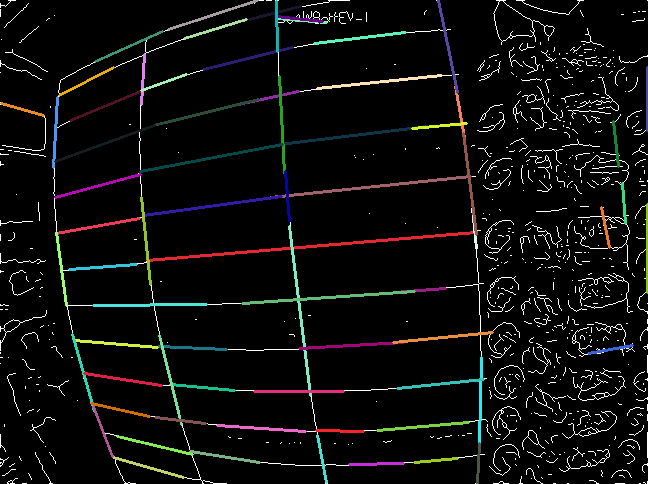
#> input picture line.tif, 648 x 484 px, given in place of gridled_1(1).h264, which was not available
$ python grid.py   (older library calls are emulated)
#> lines starting #> are read from the running program, lines starting #| are printed output that depends on the picture; after the words box and inside, x2 and y2 are one past the last pixel; in counts of white or black regions, pixels touching at a corner belong together; pictures that were not available may be replaced by others from this repository, and a replacement may not be noted
import cv2
import numpy as np
# from numpy import linalg as LA
import argparse
import logging
import os, sys
import time
from time import localtime, strftime
# import pathlib

# 底下是 detect_grid 參數
grid_kernel = cv2.getStructuringElement(cv2.MORPH_RECT, (3,3))
landmark_kernel = cv2.getStructuringElement(cv2.MORPH_RECT, (7,7))
th_block_size = 33
th_c = -20
cell_area_min = 1500
cell_area_max = 10000
cell_ratio_min = 0.15
cell_ratio_max = 0.55
cell_compact_th = 50
polygon_dist = 10
nBins = 12

# 底下是 detect_landmark 參數
th_mark = 240
mark_area_min = 40
mark_area_max = 150
mark_ratio_min = 0.75

top_left_mark = None
bottom_left_mark = None
bottom_right_mark = None
top_right_mark = None

# 底下是 find_layout 參數
extend_dist = 30
th_overlap = 100
img_w = None
img_h = None

layout_map = np.full((15,6), -1)
grid_idx_map = None


class Cell:
    ''' x1    x4
        x2    x3'''
    def __init__(self, cen, con):
        self.center = cen # [x, y]
        self.polygon = con # np.array [x, y]
        self.col = -1
        self.row = -1
        self.coord = None
        self.find_corners()

    def find_corners(self):
        min_dist = 999999
        for i, cc in enumerate(self.polygon):
            cx = cc[0]
            cy = cc[1]
            dist = cx**2 + cy **2
            if dist < min_dist:
                self.x1 = cc # top_left
                min_dist = dist

        min_dist = 999999
        for i, cc in enumerate(self.polygon):
            cx = cc[0]
            cy = img_h - cc[1]
            dist = cx**2 + cy **2
            if dist < min_dist:
                self.x2 = cc # bottom_left
                min_dist = dist

        min_dist = 999999
        for i, cc in enumerate(self.polygon):
            cx = img_w - cc[0]
            cy = img_h - cc[1]
            dist = cx**2 + cy **2
            if dist < min_dist:
                self.x3 = cc # bottom_right
                min_dist = dist

        min_dist = 999999
        for i, cc in enumerate(self.polygon):
            cx = img_w - cc[0]
            cy = cc[1]
            dist = cx**2 + cy **2
            if dist < min_dist:
                self.x4 = cc # top_right
                min_dist = dist


    def set_coord(self, coord):
        self.coord = coord


# [250 lines left out: functions find_top_left_mark, move_down, move_right, find_layout, detect_landmark, not called in this run]


def detect_grid(small, cell_list, logging, debug=False):
    global grid_idx_map

    gray = cv2.cvtColor(small,cv2.COLOR_BGR2GRAY)
    bin_img = cv2.adaptiveThreshold(gray,255,cv2.ADAPTIVE_THRESH_GAUSSIAN_C, cv2.THRESH_BINARY,th_block_size,th_c)
    bin_img = cv2.dilate(bin_img, grid_kernel, iterations = 1)
    bin_img = 255 - bin_img

    _, contours, hierarchy = cv2.findContours(bin_img, cv2.RETR_EXTERNAL, cv2.CHAIN_APPROX_NONE)

    # if debug:
    #     bin_color = cv2.cvtColor(bin_img,cv2.COLOR_GRAY2BGR)
    #     cv2.drawContours(bin_color, contours, -1, (0,255,0), 1)

    center_lst = []
    for con in contours:
        area = cv2.contourArea(con)
        if area < cell_area_min or area > cell_area_max:
            continue

        clen = len(con)
        compact = (clen * clen) / area;
        # print('clen:', clen, compact)
        if compact > cell_compact_th:
            continue

        # [6 lines of commented-out code are left out]

        M = cv2.moments(con)
        cx = int(M["m10"] / M["m00"])
        cy = int(M["m01"] / M["m00"])
        # print(cx, cy)
        # center_lst.append([cx,cy])
        approx = cv2.approxPolyDP(con, polygon_dist,True)
        # print('approx nodes:', len(approx))
        if len(approx) != 4:
            print('X approx nodes:', len(approx))
            continue

        approx_arr = np.array(approx).reshape(-1, 2)

        # print('approx_arr ',approx_arr)
        cell = Cell([cx,cy], approx_arr)
        cell_list.append(cell)

    grid_idx_map = np.full(bin_img.shape, 0)
    for i, cc in enumerate(cell_list):
        cv2.drawContours(grid_idx_map, [cc.polygon], -1, (i+1,i+1,i+1), -1)
    cv2.imwrite('grid_idx_map.png', grid_idx_map)


def identify_grid(frame, logging, debug=False):
    global img_w
    global img_h

    cell_list = []
    center_lst = []

    small = cv2.pyrDown(frame)
    img_w = small.shape[1]
    img_h = small.shape[0]
    print('identify_grid: small image size (w, h): ', img_w, img_h)

    detect_grid(small, cell_list, logging, debug)

    landmark_center_lst = detect_landmark(small, logging, debug)
    if len(landmark_center_lst) <4:
        print('Error: landmark_center_lst < 4')
        logging.debug('Error: landmark_center_lst < 4')
        return None


    find_top_left_mark(landmark_center_lst, logging)
    find_layout(landmark_center_lst, cell_list, logging, debug)

    for i, cc in enumerate(cell_list):
        cv2.drawContours(small, [cc.polygon], -1, (0,255,0), 1)
        strText = '{}'.format(i)
        cv2.putText(small, strText, (cc.center[0], cc.center[1]), cv2.FONT_HERSHEY_DUPLEX, 0.5, (0,255,0))
        cv2.circle(small,(cc.center[0], cc.center[1]),2,(0,0,255),3)
        center_lst.append(cc.center)
    # cv2.drawContours(small, landmark_list, -1, (0,0, 255), 1)

    for i, cc in enumerate(landmark_center_lst):
        strText = '[{}]'.format(i)
        cv2.putText(small, strText, (cc[0], cc[1]), cv2.FONT_HERSHEY_DUPLEX, 0.5, (0,0, 255))

    cv2.imwrite('grid_detection.png', small)

    # if debug:
    #     cv2.imshow('cell_list',small)
    #     key = cv2.waitKey(0)

    return layout_map, center_lst

if __name__ == "__main__":
    ini_show_debugmsg = False
    ini_show_image = True

    parser = argparse.ArgumentParser(description='grid')
    parser.add_argument('--show_image', action="store_true", dest='show_image', default=ini_show_image, help='show debug image')
    parser.add_argument('--noshow_image', action="store_false", dest='show_image', default=ini_show_image, help='no show debug image')
    parser.add_argument('--show_debugmsg', action="store_true", dest='show_debugmsg', default=ini_show_debugmsg, help='show debug message')
    parser.add_argument('--noshow_debugmsg', action="store_false", dest='show_debugmsg', default=ini_show_debugmsg, help='no show debug message')
    parser.add_argument('-f', action="store", dest='video_name', default='gridled_1(1).h264', help='input video file name')
    args = parser.parse_args()


    logpath = os.path.dirname('log/')
    if not os.path.exists(logpath):
        os.makedirs(logpath)
        print('no output log path, create one')

    fname = strftime("%Y-%m-%d-%H%M%S", localtime())
    fname += '.log'
    logging_file = os.path.join(logpath, fname)


    print("Logging to", logging_file)
    logging.basicConfig(
        level=logging.DEBUG,
        format='%(asctime)s : %(levelname)s : %(message)s',
        filename = logging_file,
        filemode = 'w',
    )
    logging.info("Start of the grid detection")

    print('read grid video:', args.video_name)
    cap = cv2.VideoCapture(args.video_name)
    bOpenVideo = cap.isOpened()
    print('Open grid video: {0} '.format(bOpenVideo))
    if bOpenVideo == True:
        fps = cap.get(cv2.CAP_PROP_FPS)
        width = int(cap.get(cv2.CAP_PROP_FRAME_WIDTH))
        height = int(cap.get(cv2.CAP_PROP_FRAME_HEIGHT))
        frame_count = int(cap.get(cv2.CAP_PROP_FRAME_COUNT))

        print('width {}, height {} fps {}'.format(width, height, fps))
        for i in range(10):
            bVideoRead, frame = cap.read()
#> this loop made 10 passes
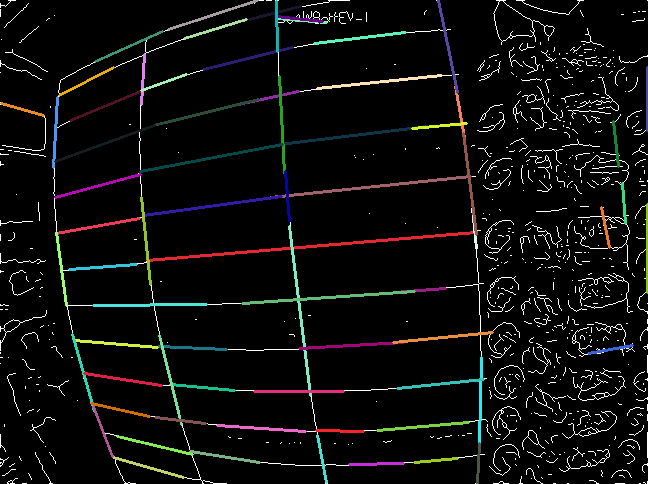
#> input picture line.tif, 648 x 484 px, given in place of gridled_1(1).h264, which was not available
        cap.release()

        fnlst = args.video_name.rsplit('.',1)
        fname = fnlst[0] + '_sample.jpg'

        cv2.imwrite(fname, frame)
        cv2.imwrite('grid_img.png', frame)
        # frame = cv2.imread('grid_img.png')


        identify_grid(frame, logging, args.show_debugmsg)
#> in identify_grid, `small = cv2.pyrDown(frame)`:
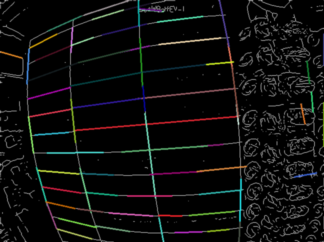
#> small: shape (242, 324, 3); mean B, G, R 13, 13.6, 13.5
#> in identify_grid, frame is the input picture: shape (484, 648, 3); mean B, G, R 13.1, 13.7, 13.6
#| identify_grid: small image size (w, h):  324 242
#> in detect_grid, `gray = cv2.cvtColor(small,cv2.COLOR_BGR2GRAY)`:
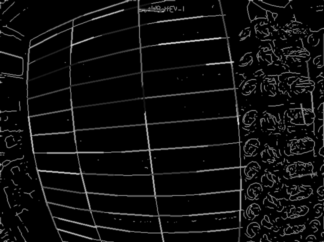
#> gray: shape (242, 324); min 0, max 211, mean 13.5
#> in detect_grid, `bin_img = cv2.adaptiveThreshold(gray,255,cv2.ADAPTIVE_THRESH_GAUSSIAN_..`:
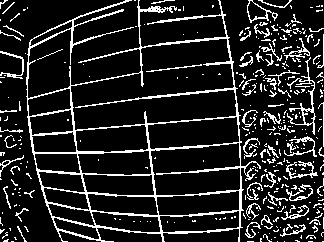
#> bin_img: shape (242, 324); 14.2% white in thin lines or dots
#> in detect_grid, `bin_img = cv2.dilate(bin_img, grid_kernel, iterations = 1)`:
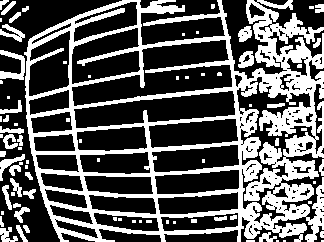
#> bin_img: shape (242, 324); 35.2% white; 78 white regions (41 under 20 px), largest, box (x1, y1, x2, y2) and area: (24, 0, 324, 242) 24056, (0, 50, 25, 80) 322, (0, 24, 25, 42) 199
#> in detect_grid, `bin_img = 255 - bin_img`: bin_img: shape (242, 324); 64.8% white; 78 black regions (41 under 20 px)
#> in detect_grid, `_, contours, hierarchy = cv2.findContours(bin_img, cv2.RETR_EXTERNAL, ..`: contours = 120 contours, 76 with area under 20; largest, box (x1, y1, x2, y2) and area: (0, 0, 122, 242) 7553, (237, 77, 324, 242) 5180, (72, 40, 232, 106) 4812, (74, 91, 235, 128) 3274, (72, 28, 140, 84) 2267
#> the loop in detect_grid, `for con in contours:` made 120 passes
#> area on passes 5, 7, 9, 11, 15, 19, 20, 28, 34, 35, 39, 42: 93, 530.5, 437, 44.5, 230.5, 887, 679.5, 321.5, 845, 1180.5, 403, 984
#> (area, clen, compact, cx, cy) on pass 54: (1612.5, 213, 28.14, 195, 158)
#| X approx nodes: 7
#| X approx nodes: 7
#| X approx nodes: 7
#> after the loop in detect_grid, `for con in contours:`: cell_list = 2 items
#> the loop in detect_grid, `for i, cc in enumerate(cell_list):` made 1 pass
#> after the loop in detect_grid, `for i, cc in enumerate(cell_list):`: grid_idx_map: shape (242, 324) int64; every value is 0
#> (the run stopped early here; a loop or call above may not have finished)
